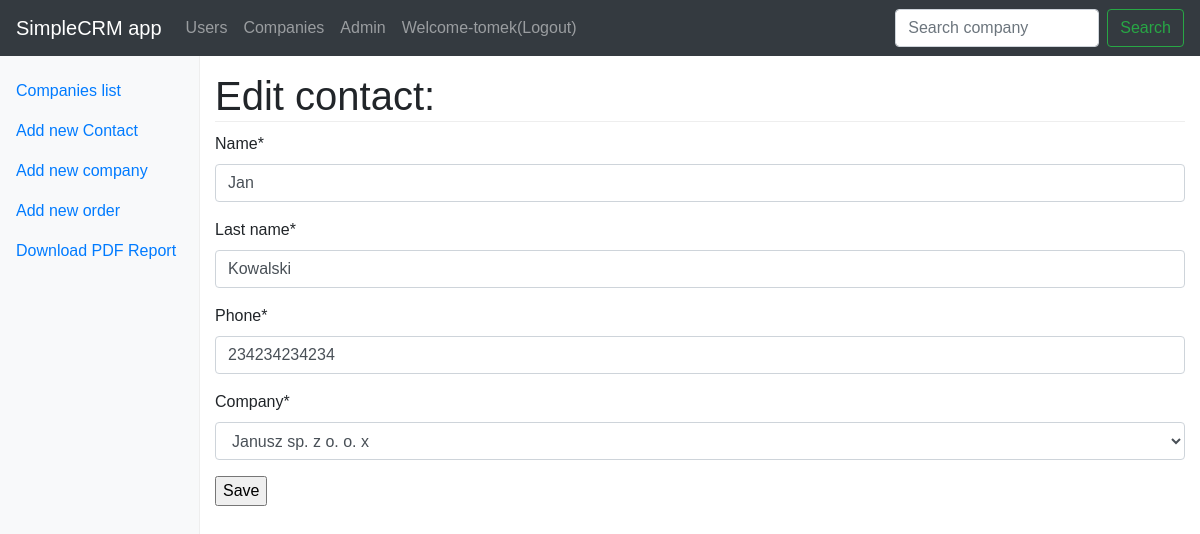
Screenshot of /mycrm/company/1/editcontact (signed in) with the database file from the repository.
### mycrm/models.py (models this page shows, shortened)
class BusinessCard(models.Model):
    name = models.CharField(max_length=500)
    last_name = models.CharField(max_length=500)
    phone = models.CharField(max_length=500)
    company = models.ForeignKey(Company)
    class Meta:
        verbose_name = 'Business Card'
        verbose_name_plural = 'Business Cards'

class Company(models.Model):
    name = models.CharField(max_length=200)
    description = models.TextField(max_length=2000)
    picture = models.CharField(max_length=500, null=True, default=None)
    ranking_position = models.IntegerField(default=0)
    class Meta:
        verbose_name = 'Company'
        verbose_name_plural = 'Companies'
    def __str__(self):
        return self.name

### mycrm/views.py (the view)
# urls.py: url(r'^company/(?P<pk>[0-9]+)/editcontact', views.ContactEdit.as_view(), name="edit_contact"),
class ContactEdit(LoginRequiredMixin, UpdateViewWithMessage):
    form_class = forms.ContactAddForm
    model = models.BusinessCard
    template_name = 'update_view.html'
    success_url = reverse_lazy('mycrm:company')
    my_message = 'You update contact succesfully!'
    page_title = 'Edit contact:'

### mycrm/forms.py
class ContactAddForm(forms.ModelForm):
    class Meta:
        model = BusinessCard
        fields=['name', 'last_name', 'phone', 'company']

### mycrm/views.py (called while the page is built)
    def get_context_data(self, **kwargs):
        context = super().get_context_data()
        context['page_title'] = self.page_title
        return context

### mycrm/templates/update_view.html (shortened to what this page needs)
{% extends 'base.html' %}
{% load crispy_forms_tags %}
{% block sidebar_content %}
{% include '_companies_bar.html' %}
{% endblock %}
{% block content %}
<h1>{{ page_title }}</h1>
<form method="post" action="">
    {{ form|crispy }}
    <input type="submit" value="Save" />
</form>
{% endblock %}

### mycrm/templates/_navbar.html (shortened to what this page needs)
<header>
    <nav class="navbar navbar-expand-md navbar-dark fixed-top bg-dark">
        <a class="navbar-brand" href="#">SimpleCRM app</a>
        <div class="collapse navbar-collapse" id="navbarsExampleDefault">
            <ul class="navbar-nav mr-auto">
                <li class="nav-item">
                    <a class="nav-link" href="{% url 'mycrm:user' %}">Users</a>
                </li>
                {% if request.user.username %}
                    <li class="nav-item">
                        <a class="nav-link" href="{% url 'mycrm:company' %}">Companies</a>
                    </li>
                    <li class="nav-item">
                        <a class="nav-link" href="/admin">Admin</a>
                    </li>
                    <li class="nav-item">
                        {% if request.user.username %}
                            <a class="nav-link" href="{% url 'mycrm:logout' %}">
                                Welcome-{{ request.user.username }}(Logout)
                            </a>
                        {% else %}
                            <a class="nav-link" href="{% url 'mycrm:company' %}">
                                Login
                            </a>
                        {% endif %}
                    </li>
                    </ul>
                    <form class="form-inline mt-2 mt-md-0" method="get" action="{% url 'mycrm:company' %}">
                        <input class="form-control mr-sm-2" type="text" placeholder="Search company" aria-label="Search"
                               name="q">
                        <button class="btn btn-outline-success my-2 my-sm-0" type="submit">Search</button>
                    </form>
                {% else %}
                    <li class="nav-item">
                        <a class="nav-link" href="{% url 'mycrm:company' %}">
                            Login
                        </a>
                    </li>
                {% endif %}
        </div>
    </nav>
</header>

### mycrm/static/css/style.css (style rules this page uses)
body { font-family: Helvetica; padding-top: 3.5rem; }
h1 { padding-bottom: 1px; margin-bottom: 10px; border-bottom: 1px solid #eee; }

### rows the page displays
BusinessCard: name "Jan", last_name "Kowalski", phone "234234234234", company "Janusz sp. z o. o. x"

### other values shown
{{ request.user.username }} "tomek"
{{ page_title }} "Edit contact:"
